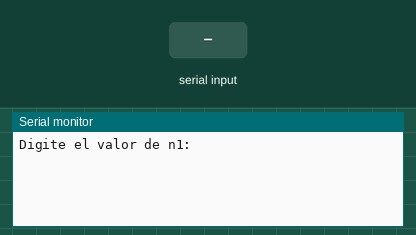
The program below on a simulated ESP32. Parts: the last lines printed to the serial monitor. The test bench sets the inputs (shaded band).

Above: at 1.2 s.
1.3 s: "90,45,200\n" received over Serial
At 2.0 s:
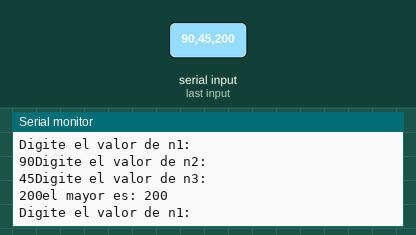
2.8 s: "30,150,10\n" received over Serial
At 5.0 s:
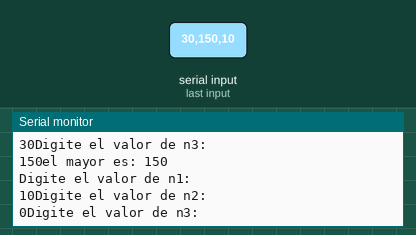
Timing chart, 0 to 6.5 s (numbered marks = the images above; inputs shaded):
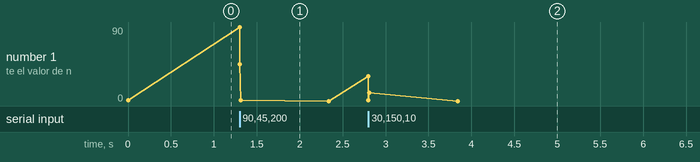

Measured:
- after the input at 1.3 s, the serial monitor: prints a new line at once (image 1)
- after the input at 2.8 s, the serial monitor: prints a new line at once (image 2)
- plotted number 1: 1 → 0 after the input at 1.3 s

The program:

main.cpp
```cpp
/*2. Escriba un programa que lea tres números y determine cuál de ellos es
el mayor.

#include<iostream>

using namespace std;

int main(){
	int n1,n2,n3;

	cout<<"Digite 3 numeros: ";
	cin>>n1>>n2>>n3;

	if((n1>n2)&&(n1>n3)){
		cout<<"El mayor es: "<<n1;
	}
	else if((n2>n1)&&(n2>n3)){
		cout<<"El mayor es: "<<n2;
	}
	else{
		cout<<"El mayor es: "<<n3;
	}


	return 0;
}

*/

#include <Arduino.h>

	int n1,n2,n3;

void setup()
{
  	Serial.begin(9600);
}

void loop()
{

	Serial.println("Digite el valor de n1: "); while(!Serial.available()){} n1 = Serial.parseInt();
	Serial.print(String(n1));
	Serial.println("Digite el valor de n2: "); while(!Serial.available()){} n2 = Serial.parseInt();
	Serial.print(String(n2));
	Serial.println("Digite el valor de n3: "); while(!Serial.available()){} n3 = Serial.parseInt();
	Serial.print(String(n3));

	if((n1>n2)&&(n1>n3)){
		Serial.println("el mayor es: " + String(n1));
	}
	else if((n2>n1)&&(n2>n3)){
		Serial.println("el mayor es: " + String(n2));
	}
	else{
		Serial.println("el mayor es: " + String(n3));
	}


}
```
